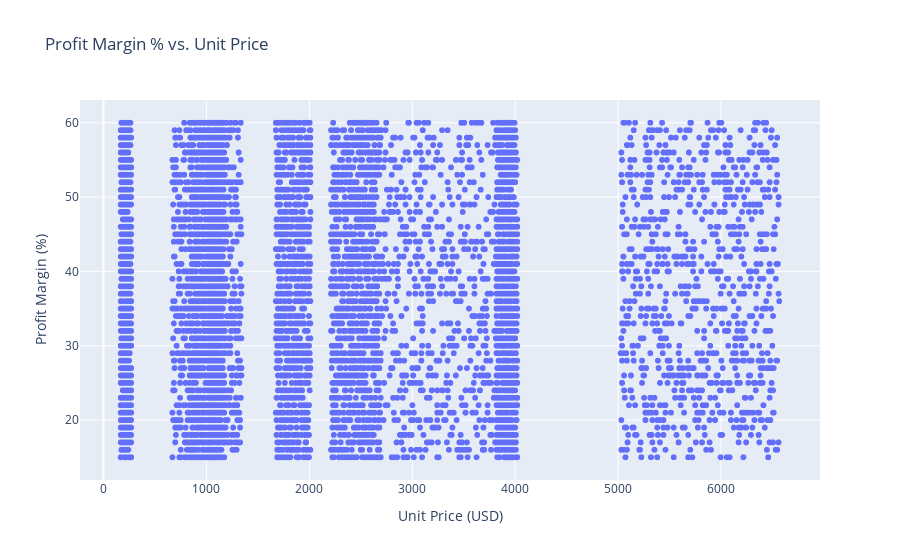

The cell this chart's notebook holds for it:
### Markdown cell above
### INSIGHTS ---
The order‐value distribution is heavily right‐skewed, with most orders clustering between \$20 K and \$120 K and a pronounced mode around \$50 K–\$60 K.  

A long tail of high-value transactions extends up toward \$400 K–\$500 K, but these large orders represent only a small share of total volume.

### Code cell
df['profit_margin_pct'] = (df['profit'] / df['revenue']) * 100

px.scatter(
    df,
    x='unit_price', 
    y='profit_margin_pct',
    title='Profit Margin % vs. Unit Price',
    labels={'unit_price': 'Unit Price (USD)', 'profit_margin_pct': 'Profit Margin (%)'},
)

### Figure 1 — Plotly figure (JSON) as saved in the notebook; plotly's stock layout.template omitted (floating-point values rounded to 4 significant figures; data arrays with more than 128 entries replaced by an {"elided": "..."} marker saying what was removed)
{"data": [{"hovertemplate": "Unit Price (USD)=%{x}<br>Profit Margin (%)=%{y}<extra></extra>", "legendgroup": "", "marker": {"color": "#636efa", "symbol": "circle"}, "mode": "markers", "name": "", "showlegend": false, "type": "scattergl", "x": {"elided": "64104 float values"}, "xaxis": "x", "y": {"elided": "64104 float values"}, "yaxis": "y"}], "layout": {"legend": {"tracegroupgap": 0}, "title": {"text": "Profit Margin % vs. Unit Price"}, "xaxis": {"anchor": "y", "domain": [0, 1], "title": {"text": "Unit Price (USD)"}}, "yaxis": {"anchor": "x", "domain": [0, 1], "title": {"text": "Profit Margin (%)"}}}}
